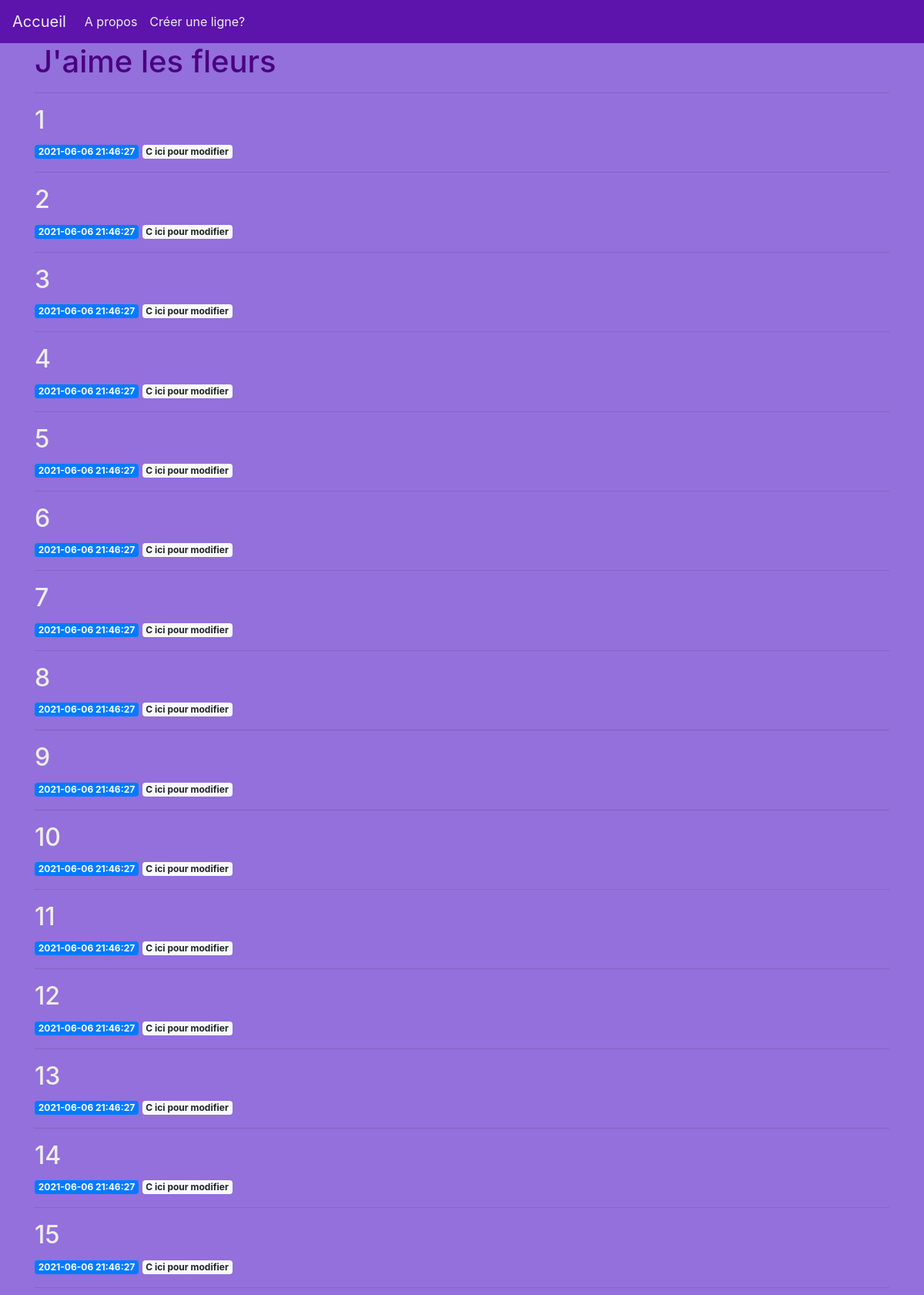
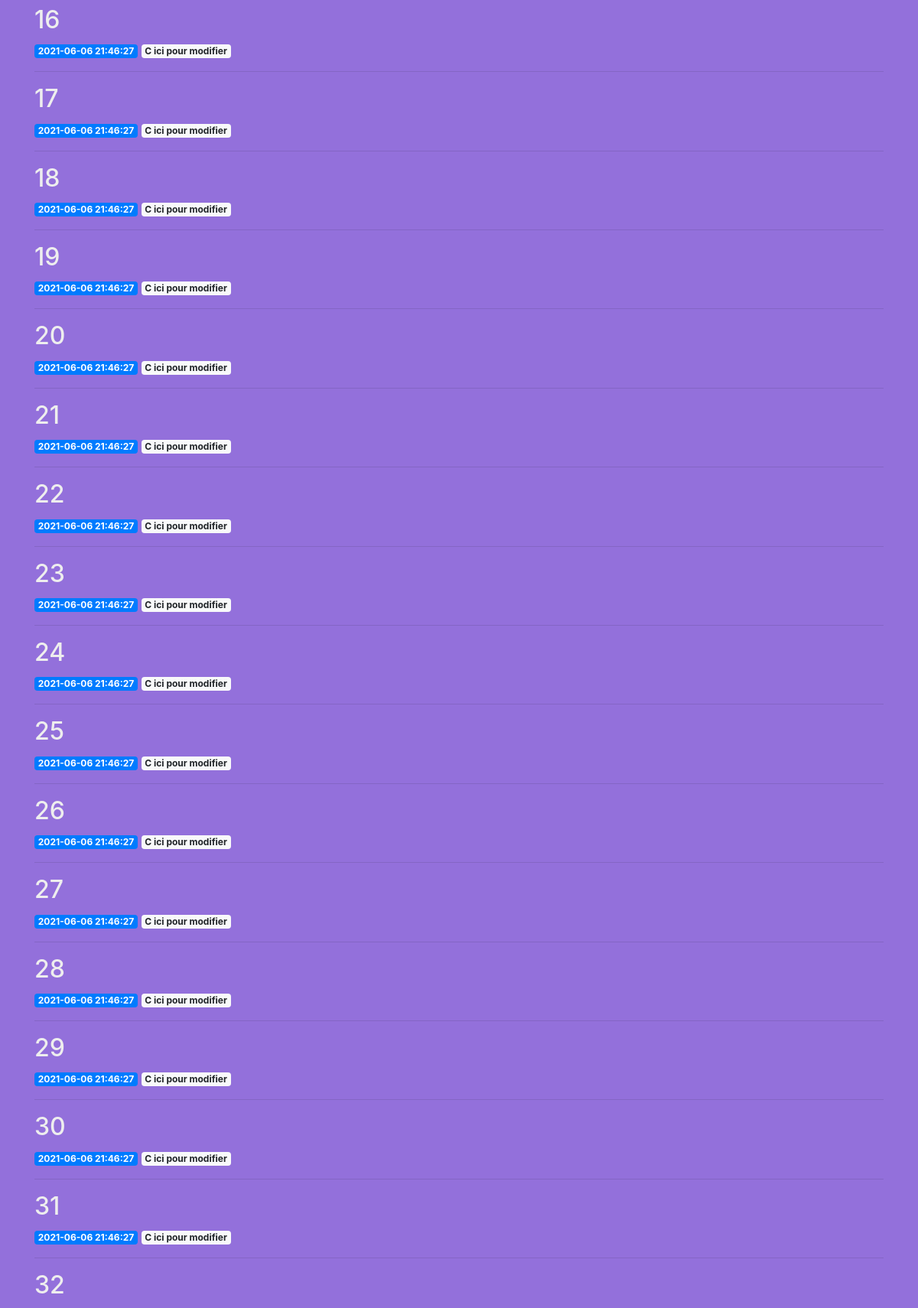
The page / (upper part) on the database its author committed (2 pictures, top to bottom).
### tables this page shows
CREATE TABLE posts (
    id INTEGER PRIMARY KEY AUTOINCREMENT,
    created TIMESTAMP NOT NULL DEFAULT CURRENT_TIMESTAMP,
    SepalLengthCm REAL,
    SepalWidthCm REAL,
    PetalLengthCm REAL,
    PetalWidthCm real,
    Species varchar


);

### app.py (the view)
@app.route('/')
def index():
    conn = get_db_connection()
    posts = conn.execute("SELECT * FROM posts").fetchall()
    conn.close()
    return render_template('index.html', posts=posts)

### app.py (called while the page is built)
def get_db_connection():
    conn = sqlite3.connect('database.db')
    conn.row_factory = sqlite3.Row
    return conn

### templates/index.html (shortened to what this page needs)
{% extends 'base.html' %}
{% block content %}
    <h1>{% block title %} J'aime les fleurs {% endblock %}</h1>
    <hr>
    {% for post in posts %}
        <a href="{{ url_for('post', post_id=post['id']) }}">
            <h2>{{ post['id'] }}</h2>
        </a>
        <span class="badge badge-primary">{{ post['created'] }}</span>
        <a href="{{ url_for('edit', id=post['id']) }}">
            <span class="badge badge-light">C ici pour modifier</span>
        </a>
        <hr>
    {% endfor %}
{% endblock %}

### templates/base.html (shortened to what this page needs)
<!doctype html>
<html lang="en">
  <head>
    <link rel="stylesheet" href="https://stackpath.bootstrapcdn.com/bootstrap/4.3.1/css/bootstrap.min.css">
  </head>
  <body>
<nav class="navbar navbar-expand-md navbar-light" style="background-color: #5C14AC;">
    <a class="navbar-brand" style="color: #eeeeee" href="{{ url_for('index')}}">Accueil</a>
    <div class="collapse navbar-collapse" id="navbarNav">
        <ul class="navbar-nav">
        <li class="nav-item">
            <a class="nav-link" style="color: #eeeeee" href="{{ url_for('propos')}}">A propos</a>
        </li>
        <li class="nav-item">
            <a class="nav-link" style="color: #eeeeee" href="{{url_for('create')}}">Créer une ligne?</a>
        </li>
        </ul>
    </div>
</nav>
<div class="container">
    {% block content %} {% endblock %}
</div>
  </body>
</html>

### templates/index.html (style rules this page uses)
body { background-color: mediumpurple ; }
h1 { color: indigo; }
a { color: #eeeeee; }

### rows shown on the page
posts: id "1", created "2021-06-06 21:46:27"
posts: id "2", created "2021-06-06 21:46:27"
posts: id "3", created "2021-06-06 21:46:27"
posts: id "4", created "2021-06-06 21:46:27"
posts: id "5", created "2021-06-06 21:46:27"
posts: id "6", created "2021-06-06 21:46:27"
posts: id "7", created "2021-06-06 21:46:27"
posts: id "8", created "2021-06-06 21:46:27"
posts: id "9", created "2021-06-06 21:46:27"
posts: id "10", created "2021-06-06 21:46:27"
posts: id "11", created "2021-06-06 21:46:27"
posts: id "12", created "2021-06-06 21:46:27"
posts: id "13", created "2021-06-06 21:46:27"
posts: id "14", created "2021-06-06 21:46:27"
posts: id "15", created "2021-06-06 21:46:27"
posts: id "16", created "2021-06-06 21:46:27"
posts: id "17", created "2021-06-06 21:46:27"
posts: id "18", created "2021-06-06 21:46:27"
posts: id "19", created "2021-06-06 21:46:27"
posts: id "20", created "2021-06-06 21:46:27"
posts: id "21", created "2021-06-06 21:46:27"
posts: id "22", created "2021-06-06 21:46:27"
posts: id "23", created "2021-06-06 21:46:27"
posts: id "24", created "2021-06-06 21:46:27"
posts: id "25", created "2021-06-06 21:46:27"
posts: id "26", created "2021-06-06 21:46:27"
posts: id "27", created "2021-06-06 21:46:27"
posts: id "28", created "2021-06-06 21:46:27"
posts: id "29", created "2021-06-06 21:46:27"
posts: id "30", created "2021-06-06 21:46:27"
posts: id "31", created "2021-06-06 21:46:27"
posts: id "32"
